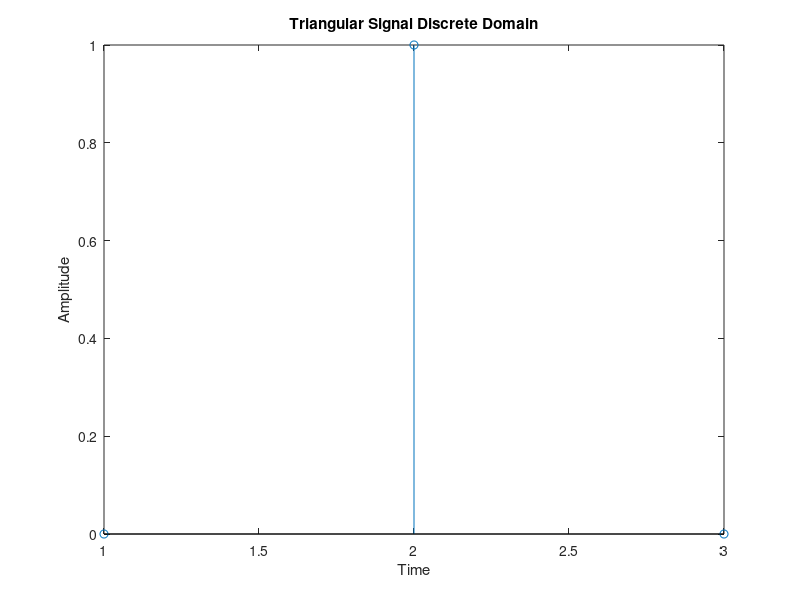

MATLAB code for this plot:
y=[zeros(1,1),ones(1,1),zeros(1,1)];
stem(y);
xlabel('Time');
ylabel('Amplitude');
title('Triangular Signal Discrete Domain');